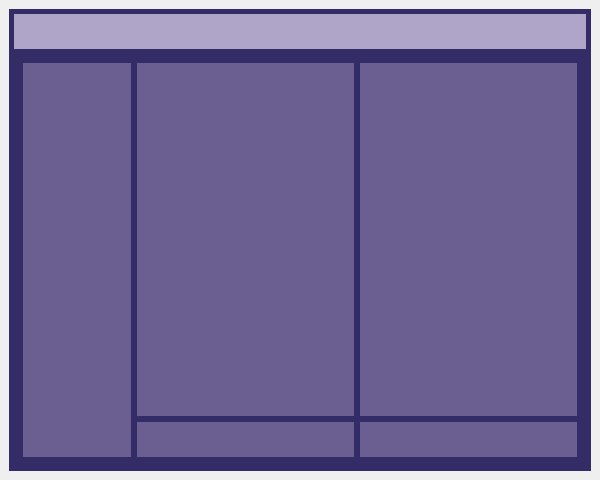
<?xml version="1.0" encoding="UTF-8"?>
<ui version="4.0">
 <class>MainWindow</class>
 <widget class="QMainWindow" name="MainWindow">
  <property name="geometry">
   <rect>
    <x>0</x>
    <y>0</y>
    <width>600</width>
    <height>480</height>
   </rect>
  </property>
  <property name="windowTitle">
   <string>MainWindow</string>
  </property>
  <widget class="QWidget" name="centralwidget">
   <layout class="QHBoxLayout" name="horizontalLayout_3">
    <item>
     <widget class="QFrame" name="frame">
      <property name="styleSheet">
       <string notr="true">background-color: rgb(51, 44, 102);
border: none;

                    </string>
      </property>
      <property name="frameShape">
       <enum>QFrame::StyledPanel</enum>
      </property>
      <property name="frameShadow">
       <enum>QFrame::Raised</enum>
      </property>
      <layout class="QVBoxLayout" name="verticalLayout_4" stretch="1,0">
       <property name="spacing">
        <number>5</number>
       </property>
       <property name="leftMargin">
        <number>5</number>
       </property>
       <property name="topMargin">
        <number>5</number>
       </property>
       <property name="rightMargin">
        <number>5</number>
       </property>
       <property name="bottomMargin">
        <number>5</number>
       </property>
       <item>
        <widget class="QFrame" name="top_menu">
         <property name="maximumSize">
          <size>
           <width>10000</width>
           <height>35</height>
          </size>
         </property>
         <property name="styleSheet">
          <string notr="true">background-color: rgb(175, 165, 200);
</string>
         </property>
         <property name="frameShape">
          <enum>QFrame::StyledPanel</enum>
         </property>
         <property name="frameShadow">
          <enum>QFrame::Raised</enum>
         </property>
         <layout class="QHBoxLayout" name="horizontalLayout_4">
          <item>
           <widget class="QFrame" name="frame">
            <property name="minimumSize">
             <size>
              <width>100</width>
              <height>35</height>
             </size>
            </property>
            <property name="styleSheet">
             <string notr="true">QPushButton:hover{
	padding-bottom: 5px;
}</string>
            </property>
            <layout class="QHBoxLayout" name="horizontalLayout_2">
             <item>
              <widget class="QPushButton" name="maximize">
               <property name="text">
                <string/>
               </property>
               <property name="icon">
                <iconset resource="image.qrc">
                 <normaloff>:/top_menu/maximize.png</normaloff>:/top_menu/maximize.png</iconset>
               </property>
               <property name="iconSize">
                <size>
                 <width>18</width>
                 <height>18</height>
                </size>
               </property>
              </widget>
             </item>
             <item>
              <widget class="QPushButton" name="minimize">
               <property name="text">
                <string/>
               </property>
               <property name="icon">
                <iconset resource="image.qrc">
                 <normaloff>:/top_menu/minimize.png</normaloff>:/top_menu/minimize.png</iconset>
               </property>
              </widget>
             </item>
             <item>
              <widget class="QPushButton" name="close">
               <property name="text">
                <string/>
               </property>
               <property name="icon">
                <iconset resource="image.qrc">
                 <normaloff>:/top_menu/close.png</normaloff>:/top_menu/close.png</iconset>
               </property>
              </widget>
             </item>
            </layout>
           </widget>
          </item>
         </layout>
        </widget>
       </item>
       <item>
        <widget class="QFrame" name="main_menu">
         <property name="styleSheet">
          <string notr="true"/>
         </property>
         <layout class="QHBoxLayout" name="horizontalLayout" stretch="1,2,2">
          <item>
           <widget class="QFrame" name="list">
            <property name="styleSheet">
             <string notr="true">background-color: rgb(107, 95, 145);</string>
            </property>
            <property name="frameShape">
             <enum>QFrame::StyledPanel</enum>
            </property>
            <property name="frameShadow">
             <enum>QFrame::Raised</enum>
            </property>
           </widget>
          </item>
          <item>
           <layout class="QVBoxLayout" name="log" stretch="10,1">
            <item>
             <widget class="QFrame" name="frame_3">
              <property name="styleSheet">
               <string notr="true">background-color: rgb(107, 95, 145);</string>
              </property>
              <property name="frameShape">
               <enum>QFrame::StyledPanel</enum>
              </property>
              <property name="frameShadow">
               <enum>QFrame::Raised</enum>
              </property>
              <widget class="QTextEdit" name="te_0">
               <property name="geometry">
                <rect>
                 <x>10</x>
                 <y>10</y>
                 <width>191</width>
                 <height>351</height>
                </rect>
               </property>
               <property name="font">
                <font>
                 <family>微軟正黑體</family>
                 <pointsize>14</pointsize>
                 <weight>75</weight>
                 <italic>false</italic>
                 <bold>true</bold>
                </font>
               </property>
               <property name="styleSheet">
                <string notr="true">font: 14pt &quot;微軟正黑體&quot;; 
color: rgb(255, 255, 255);
font-weight: bold;
                            </string>
               </property>
               <property name="verticalScrollBarPolicy">
                <enum>Qt::ScrollBarAlwaysOff</enum>
               </property>
               <property name="horizontalScrollBarPolicy">
                <enum>Qt::ScrollBarAlwaysOff</enum>
               </property>
               <property name="sizeAdjustPolicy">
                <enum>QAbstractScrollArea::AdjustIgnored</enum>
               </property>
               <property name="readOnly">
                <bool>true</bool>
               </property>
              </widget>
             </widget>
            </item>
            <item>
             <widget class="QFrame" name="frame_6">
              <property name="styleSheet">
               <string notr="true">background-color: rgb(107, 95, 145);</string>
              </property>
              <property name="frameShape">
               <enum>QFrame::StyledPanel</enum>
              </property>
              <property name="frameShadow">
               <enum>QFrame::Raised</enum>
              </property>
              <widget class="QLineEdit" name="le_0">
               <property name="geometry">
                <rect>
                 <x>10</x>
                 <y>10</y>
                 <width>201</width>
                 <height>16</height>
                </rect>
               </property>
               <property name="font">
                <font>
                 <family>微軟正黑體</family>
                 <pointsize>13</pointsize>
                 <weight>75</weight>
                 <italic>false</italic>
                 <bold>true</bold>
                </font>
               </property>
               <property name="styleSheet">
                <string notr="true">font: 13pt &quot;微軟正黑體&quot;;
color: rgb(255, 255, 255);
font-weight: bold;</string>
               </property>
              </widget>
             </widget>
            </item>
           </layout>
          </item>
          <item>
           <layout class="QVBoxLayout" name="danmu" stretch="10,1">
            <item>
             <widget class="QFrame" name="frame_4">
              <property name="styleSheet">
               <string notr="true">background-color: rgb(107, 95, 145);

</string>
              </property>
              <property name="frameShape">
               <enum>QFrame::StyledPanel</enum>
              </property>
              <property name="frameShadow">
               <enum>QFrame::Raised</enum>
              </property>
              <widget class="QTextEdit" name="te_1">
               <property name="geometry">
                <rect>
                 <x>13</x>
                 <y>10</y>
                 <width>191</width>
                 <height>351</height>
                </rect>
               </property>
               <property name="font">
                <font>
                 <family>微軟正黑體</family>
                 <pointsize>14</pointsize>
                 <weight>75</weight>
                 <italic>false</italic>
                 <bold>true</bold>
                </font>
               </property>
               <property name="styleSheet">
                <string notr="true">font: 14pt &quot;微軟正黑體&quot;; 
color: rgb(255, 255, 255);
font-weight: bold;
                            </string>
               </property>
               <property name="verticalScrollBarPolicy">
                <enum>Qt::ScrollBarAlwaysOff</enum>
               </property>
               <property name="horizontalScrollBarPolicy">
                <enum>Qt::ScrollBarAlwaysOff</enum>
               </property>
               <property name="sizeAdjustPolicy">
                <enum>QAbstractScrollArea::AdjustIgnored</enum>
               </property>
               <property name="readOnly">
                <bool>true</bool>
               </property>
              </widget>
             </widget>
            </item>
            <item>
             <widget class="QFrame" name="frame_5">
              <property name="styleSheet">
               <string notr="true">background-color: rgb(107, 95, 145);</string>
              </property>
              <property name="frameShape">
               <enum>QFrame::StyledPanel</enum>
              </property>
              <property name="frameShadow">
               <enum>QFrame::Raised</enum>
              </property>
              <widget class="QLineEdit" name="le_1">
               <property name="geometry">
                <rect>
                 <x>10</x>
                 <y>10</y>
                 <width>201</width>
                 <height>21</height>
                </rect>
               </property>
               <property name="font">
                <font>
                 <family>微軟正黑體</family>
                 <pointsize>13</pointsize>
                 <weight>75</weight>
                 <italic>false</italic>
                 <bold>true</bold>
                </font>
               </property>
               <property name="styleSheet">
                <string notr="true">font: 13pt &quot;微軟正黑體&quot;;
color: rgb(255, 255, 255);
font-weight: bold;</string>
               </property>
              </widget>
             </widget>
            </item>
           </layout>
          </item>
         </layout>
        </widget>
       </item>
      </layout>
     </widget>
    </item>
   </layout>
  </widget>
 </widget>
 <resources>
  <include location="image.qrc"/>
 </resources>
 <connections>
  <connection>
   <sender>close</sender>
   <signal>clicked()</signal>
   <receiver>MainWindow</receiver>
   <slot>close()</slot>
   <hints>
    <hint type="sourcelabel">
     <x>544</x>
     <y>28</y>
    </hint>
    <hint type="destinationlabel">
     <x>823</x>
     <y>-72</y>
    </hint>
   </hints>
  </connection>
  <connection>
   <sender>minimize</sender>
   <signal>clicked()</signal>
   <receiver>MainWindow</receiver>
   <slot>showMinimized()</slot>
   <hints>
    <hint type="sourcelabel">
     <x>485</x>
     <y>33</y>
    </hint>
    <hint type="destinationlabel">
     <x>596</x>
     <y>43</y>
    </hint>
   </hints>
  </connection>
 </connections>
</ui>
